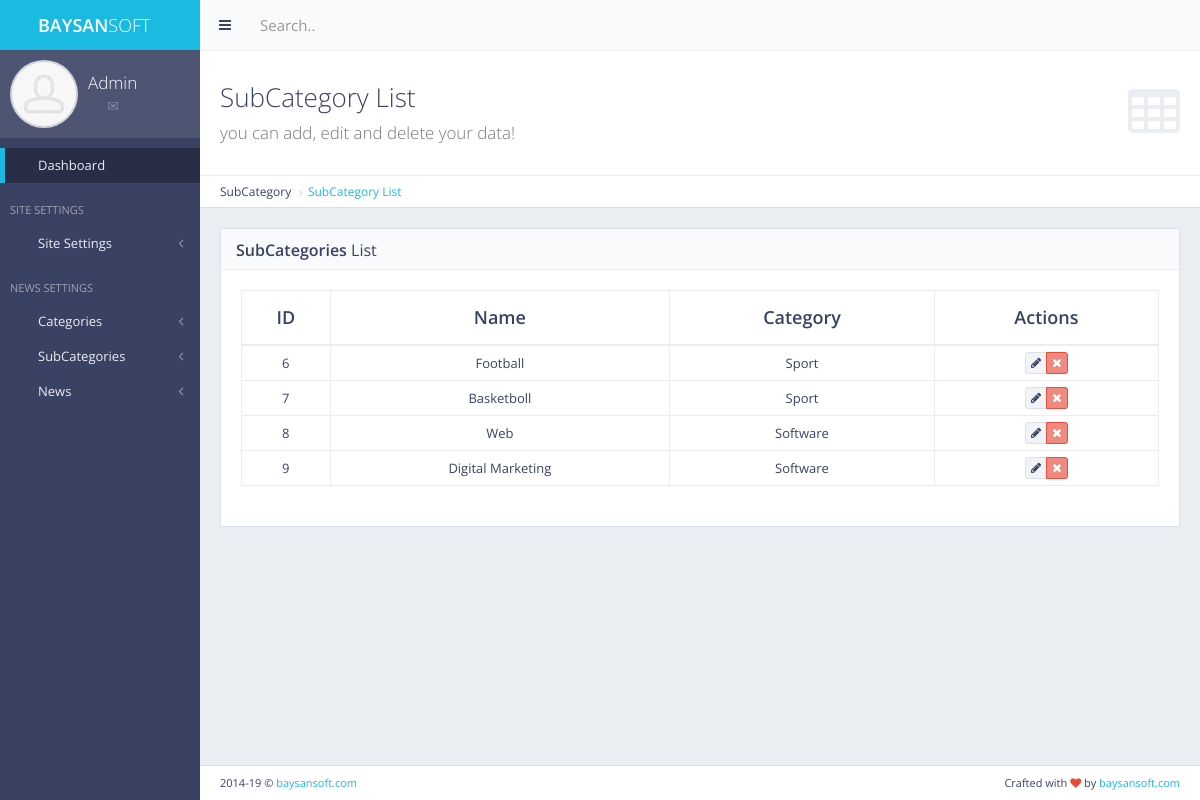
/panel/subcategory/list/ (signed in), run on an earlier commit of the app's database.
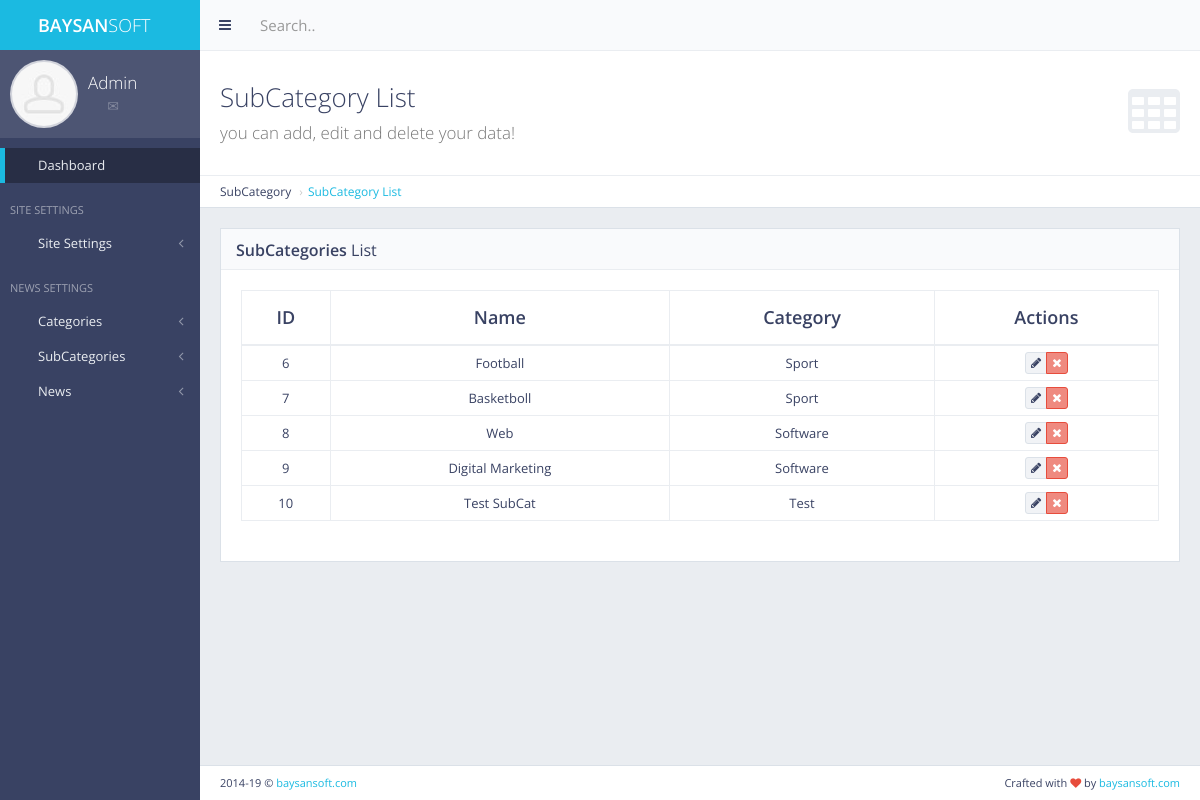
And on a later commit of the database.
### subcategory/models.py (models this page shows, shortened)
class SubCategory(models.Model):
    name = models.CharField(max_length=255)
    category_name = models.CharField(max_length=255)
    category_id = models.IntegerField()
    class Meta:
        verbose_name = "SubCategory"
        verbose_name_plural = "SubCategories"

### panel/views.py (the view)
# urls.py: path('subcategory/list/', views.subcategory_list, name='subcategory_list'),
def subcategory_list(request):
    if not request.user.is_authenticated:  # eğer mevcut kullanıcı authenticate değilse
        return redirect('main:my_login')
    subcategories = SubCategory.objects.all()
    context = {
        'subcategories': subcategories
    }
    return render(request, 'back/subcategory_list.html', context=context)

### category/context_processor.py (called while the page is built)
def get_categories(request):  # template'a direkt veri yolluyor
    get_categories = Category.objects.all()
    return dict(
        get_categories=get_categories)  # get_categories diyerek direkt template'den çağırabiliriz. Sözlük olarak döndürür.

### main/context_processors.py (called while the page is built)
def get_site_settings(request):
    site = Main.objects.first()
    return dict(site_settings=site)

### news/context_processors.py (called while the page is built)
def get_last_news(request):
    get_last_news = News.objects.all().order_by('-date')[:3]
    return dict(get_last_news=get_last_news)

### subcategory/context_processors.py (called while the page is built)
def get_subcategories(request):
    get_subcategories = SubCategory.objects.all()
    return dict(get_subcategories=get_subcategories)

### templates/back/subcategory_list.html (shortened to what this page needs)
{% extends 'back/layout.html' %}
{% load static %}
{% block body %}
    <div class="content-header">
        <div class="header-section">
            <h1>
                <i class="fa fa-table"></i>SubCategory List<br><small>you can add, edit and delete your data!</small>
            </h1>
        </div>
    </div>
    <ul class="breadcrumb breadcrumb-top">
        <li>SubCategory</li>
        <li><a href="{% url 'panel:subcategory_list' %}">SubCategory List</a></li>
    </ul>
    <div class="block full">
        <div class="block-title">
            <h2><strong>SubCategories</strong> List</h2>
        </div>
        <div class="table-responsive">
            <table id="example-datatable" class="table table-vcenter table-condensed table-bordered">
                <thead>
                <tr>
                    <th class="text-center">ID</th>
                    <th class="text-center">Name</th>
                    <th class="text-center">Category</th>
                    <th class="text-center">Actions</th>
                </tr>
                </thead>
                <tbody>
                {% for cat in subcategories %}
                    <tr>
                        <td class="text-center">{{ cat.pk }}</td>
                        <td class="text-center">{{ cat.name }}</td>
                        <td class="text-center">{{ cat.category_name }}</td>
                        <td class="text-center">
                            <div class="btn-group">
                                <a href="" data-toggle="tooltip" title="Edit"
                                   class="btn btn-xs btn-default"><i class="fa fa-pencil"></i></a>
                                <a href="{% url 'panel:subcategory_delete' pk=cat.pk %}" data-toggle="tooltip"
                                   title="Delete"
                                   class="btn btn-xs btn-danger"><i class="fa fa-times"></i></a>
                            </div>
                        </td>
                    </tr>
                {% endfor %}
                </tbody>
            </table>
        </div>
    </div>
{% endblock body %}

What changed in the data, as far as the page shows it:
added SubCategory: pk "10", name "Test SubCat", category_name "Test"
